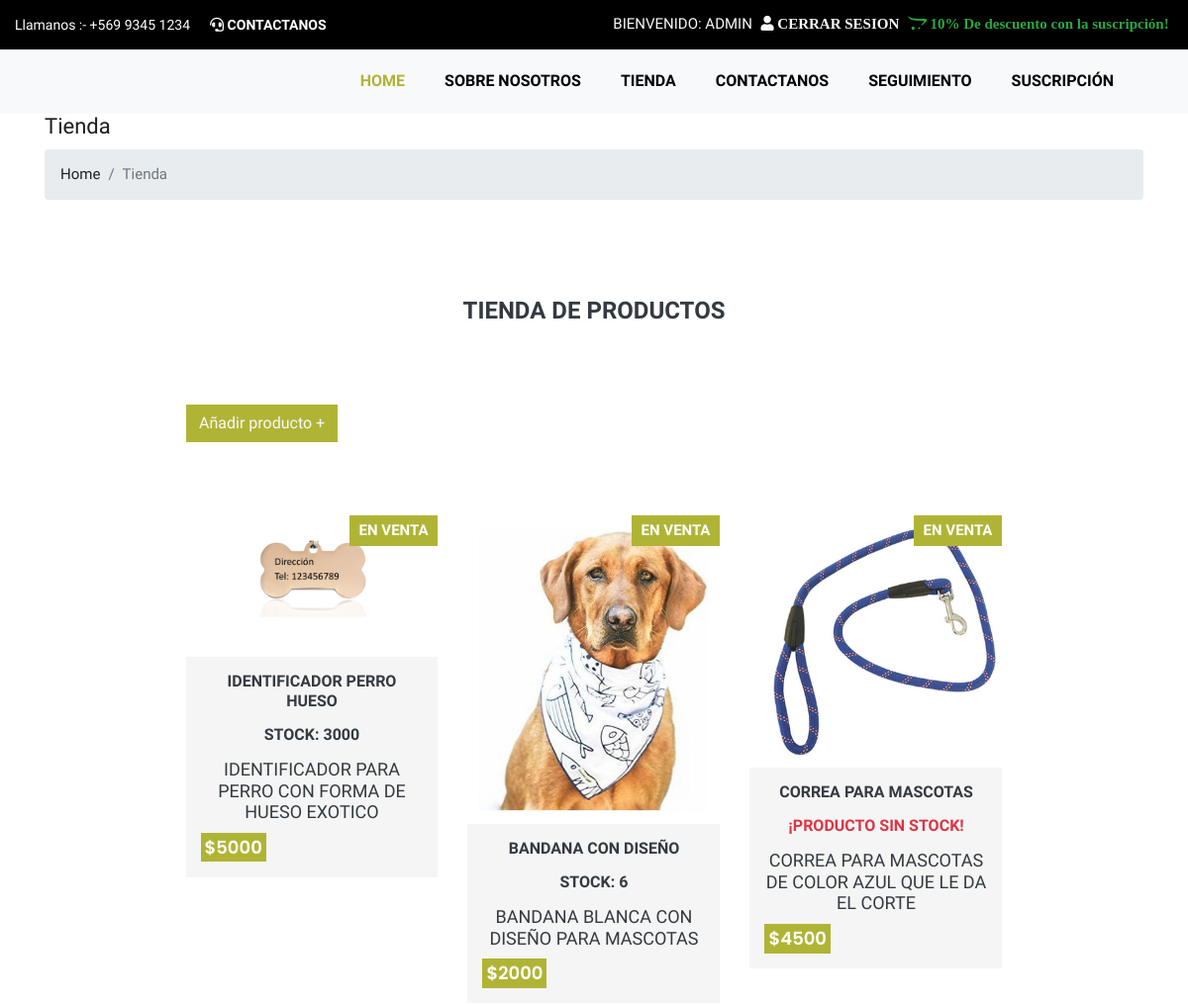
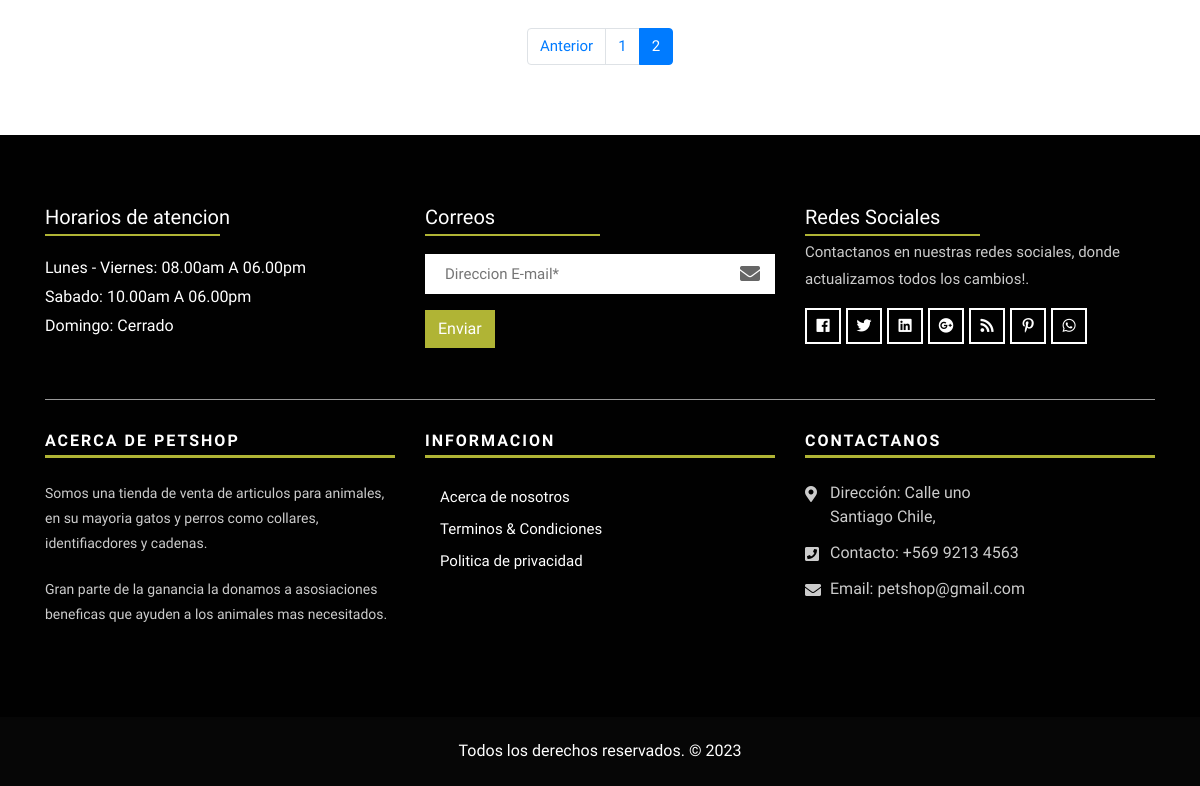
The app's page /shop/?page=2 (signed in) with its own data (2 pictures, top to bottom).
### core/models.py (models this page shows, shortened)
class Producto(models.Model):
    nombre = models.CharField(max_length=50)
    precio = models.IntegerField()
    stock = models.IntegerField()
    tipo = models.ForeignKey(TipoProducto, on_delete=models.CASCADE)
    descripcion = models.CharField(max_length=250)
    vencimiento = models.DateField()
    imagen = models.ImageField(null=True,blank=True)

### core/views.py (the view)
# urls.py: path('shop/',shop, name="shop"),
@login_required
def shop(request):
    productos = Producto.objects.all()
    paginator = Paginator(productos, 3)  # Especifica cuántos elementos quieres mostrar por página
    page = request.GET.get('page', 1)
    productos = paginator.get_page(page)
    data = {
        'listado': productos,
        'paginator': paginator
    }
    return render(request, 'core/shop.html', data)

### core/templates/core/shop.html (shortened to what this page needs)
{% extends 'core/base.html' %}
{% load static %}
{% block contenido %}
        <div class="container">
            <div class="row">
                <div class="col-lg-12">
                    <h2>Tienda</h2>
                    <ul class="breadcrumb">
                        <li class="breadcrumb-item"><a href="#">Home</a></li>
                        <li class="breadcrumb-item active">Tienda</li>
                    </ul>
                </div>
            </div>
        </div>
    <br><br><br>
    <div class="container ">
        <div class="row">
            <div class="col-sm-12 ">
                <h1 class="d-flex justify-content-around align-items-center align-self-center text-uppercase text-dark font-weight-bold ">TIENDA DE PRODUCTOS</h1>
            </div>
        </div>
    </div>
    <div class="shop-box-inner">
        <div class="container ">
            <div class="row">
                <div class="col-xl-9 col-lg-9 col-sm-12 col-xs-12 shop-content-center mx-auto">
                    <div class="right-product-box">
                        {% if user.is_authenticated and user.is_superuser %}
                        <a href="{% url 'add' %}" title="Añadir" class="btn hvr-hover text-light text-center mx-auto"> Añadir producto +</a>
                        {% endif %}
                        <br><br><br>
                        <div class="product-categorie-box">
                            <div class="tab-content">
                                <div role="tabpanel" class="tab-pane fade show active" id="grid-view">
                                    <div class="row">
                                        {% for aux in listado %}
                                        <div class="col-sm-6 col-md-6 col-lg-4 col-xl-4">
                                            <div class="products-single fix">
                                                <div class="box-img-hover">
                                                    <div class="type-lb">
                                                        <p class="sale">EN VENTA</p>
                                                    </div>
                                                    {% if aux.imagen %}
                                                    <img class="img-fluid" src="{{ aux.imagen.url }}">
                                                    {% else %}
                                                    <img class="img-fluid" src="{% static 'core/images/danger.png' %}" >
                                                    {% endif %}
                                                </div>
                                                <div class="why-text">
                                                    <h4 class="text-dark text-center"> {{ aux.nombre }}</h4>
                                                    {% if aux.stock <= 0 %}
                                                    <h4 class="text-danger text-center">  ¡PRODUCTO SIN STOCK! </h4>
                                                    {% else %}
                                                    <h4 class="text-dark text-center"> STOCK: {{ aux.stock }}</h4>
                                                    {% endif %}
                                                    <h3 class="text-dark d-flex text-center">{{ aux.descripcion }}</h3>
                                                    <h5> ${{ aux.precio }} </h5>
                                                </div>
                                            </div>
                                        </div>
                                        {% endfor %}
                                    </div>
                                    {% include 'core/paginator.html' %}
                                </div>
                            </div>
                        </div>
                    </div>
                </div>
            </div>
        </div>
    </div>
{% endblock %}

### core/templates/core/base.html (shortened to what this page needs)
{% load static %}
<!DOCTYPE html>
<html lang="en">
<head>
    <link rel="stylesheet" href="https://cdn.jsdelivr.net/npm/sweetalert2@11.0.18/dist/sweetalert2.min.css">
    <link rel="stylesheet" href="{% static 'core/css/bootstrap.min.css' %}">
    <link rel="stylesheet" href="{% static 'core/css/style.css' %}">
    <link rel="stylesheet" href="{% static 'core/css/responsive.css' %}">
    <link rel="stylesheet" href="{% static 'core/css/custom.css' %}">
</head>
<body>
    <div class="main-top">
        <div class="container-fluid">
            <div class="row">
                <div class="col-lg-6 col-md-6 col-sm-12 col-xs-12">
                    <div class="right-phone-box">
                        <p>Llamanos :- <a href="#"> +569 9345 1234</a></p>
                    </div>
                    <div class="our-link">
                        <ul>
                            <li><a href="{% url 'contact-us' %}"><i class="fas fa-headset"></i> Contactanos</a></li>
                        </ul>
                    </div>
                </div>
                <div class="col-lg-6 col-md-6 col-sm-12 col-xs-12 d-flex justify-content-around align-items-center align-self-center">
                    {% if user.is_authenticated %}
                    <li class="nav-item"><a class="|nav-link text-light text-uppercase">Bienvenido: {{ user.username }}</a></li>
                    <li class="nav-item"><a href="{% url 'logout' %}" class="fa fa-user text-light text-uppercase"> Cerrar Sesion</a></li>
                    {% else %}
                    <li class=" nav-item "><a href="{% url 'login' %}" class="fa fa-user text-light text-uppercase"> Ingresar</a></li>
                    {% endif %}
                    <div class="text-slid-box">
                        <i class="fab fa-opencart text-slid-box font-weight-bold text-success"> 10% De descuento con la suscripción!</i>
                    </div>
                </div>
            </div>
        </div>
    </div>
    <header class="main-header">
        <nav class="navbar navbar-expand-lg navbar-light bg-light navbar-default bootsnav">
            <div class="container">
                <div class="navbar-header">
                </div>
                <div class="collapse navbar-collapse" id="navbar-menu">
                    <ul class="nav navbar-nav ml-auto" data-in="fadeInDown" data-out="fadeOutUp">
                        <li class="nav-item active"><a class="nav-link" href="{% url 'index' %}">Home</a></li>
                        <li class="nav-item"><a class="nav-link" href="{% url 'about' %}">Sobre Nosotros</a></li>
                        {% if user.is_authenticated %}
                        <li class="nav-item"><a class="nav-link" href="{% url 'shop' %}">Tienda</a></li>
                        {%  else %}
                        <li class="nav-item"><a class="nav-link" href=""></a></li>
                        {% endif %}
                        <li class="nav-item"><a class="nav-link" href="{% url 'contact-us' %}">Contactanos</a></li>
                        {% if user.is_authenticated %}
                        <li class="nav-item"><a class="nav-link" href="{% url 'seguimiento' %}">Seguimiento</a></li>
                        {%  else %}
                        <li class="nav-item"><a class="nav-link" href=""></a></li>
                        {% endif %}
                        {% if user.is_authenticated %}
                        <li class="nav-item"><a class="nav-link" href="{% url 'suscripcion' %}">Suscripción</a></li>
                        {%  else %}
                        <li class="nav-item"><a class="nav-link" href=""></a></li>
                        {% endif %}
                    </ul>
                </div>
            </div>
        </nav>
    </header>
    {% block contenido %}
    {% endblock %}
    <footer>
        <div class="footer-main">
            <div class="container">
				<div class="row">
					<div class="col-lg-4 col-md-12 col-sm-12">
						<div class="footer-top-box">
							<h3>Horarios de atencion</h3>
							<ul class="list-time">
								<li>Lunes - Viernes: 08.00am A 06.00pm</li> <li>Sabado: 10.00am A 06.00pm</li> <li>Domingo: <span>Cerrado</span></li>
							</ul>
						</div>
					</div>
					<div class="col-lg-4 col-md-12 col-sm-12">
						<div class="footer-top-box">
							<h3>Correos</h3>
							<form class="newsletter-box">
								<div class="form-group">
									<input class="" type="email" name="Email" placeholder="Direccion E-mail*" />
									<i class="fa fa-envelope"></i>
								</div>
								<button class="btn hvr-hover" type="submit">Enviar</button>
							</form>
						</div>
					</div>
					<div class="col-lg-4 col-md-12 col-sm-12">
						<div class="footer-top-box">
							<h3>Redes Sociales</h3>
							<p>Contactanos en nuestras redes sociales, donde actualizamos todos los cambios!.</p>
							<ul>
                                <li><a href="#"><i class="fab fa-facebook" aria-hidden="true"></i></a></li>
                                <li><a href="#"><i class="fab fa-twitter" aria-hidden="true"></i></a></li>
                                <li><a href="#"><i class="fab fa-linkedin" aria-hidden="true"></i></a></li>
                                <li><a href="#"><i class="fab fa-google-plus" aria-hidden="true"></i></a></li>
                                <li><a href="#"><i class="fa fa-rss" aria-hidden="true"></i></a></li>
                                <li><a href="#"><i class="fab fa-pinterest-p" aria-hidden="true"></i></a></li>
                                <li><a href="#"><i class="fab fa-whatsapp" aria-hidden="true"></i></a></li>
                            </ul>
						</div>
					</div>
				</div>
				<hr>
                <div class="row">
                    <div class="col-lg-4 col-md-12 col-sm-12">
                        <div class="footer-widget">
                            <h4>Acerca de Petshop</h4>
                            <p>Somos una tienda de venta de articulos para animales, en su mayoria gatos y perros como collares, identifiacdores y cadenas.</p>
							<p>Gran parte de la ganancia la donamos a asosiaciones beneficas que ayuden a los animales mas necesitados. </p>
                        </div>
                    </div>
                    <div class="col-lg-4 col-md-12 col-sm-12">
                        <div class="footer-link">
                            <h4>Informacion</h4>
                            <ul>
                                <li><a href="{% url 'about' %}">Acerca de nosotros</a></li>
                                <li><a href="#">Terminos &amp; Condiciones</a></li>
                                <li><a href="#">Politica de privacidad</a></li>
                            </ul>
                        </div>
                    </div>
                    <div class="col-lg-4 col-md-12 col-sm-12">
                        <div class="footer-link-contact">
                            <h4>Contactanos</h4>
                            <ul>
                                <li>
                                    <p><i class="fas fa-map-marker-alt"></i>Dirección: Calle uno <br>Santiago Chile,<br> </p>
                                </li>
                                <li>
                                    <p><i class="fas fa-phone-square"></i>Contacto: <a href="tel: +569 9213 4563">+569 9213 4563</a></p>
                                </li>
                                <li>
                                    <p><i class="fas fa-envelope"></i>Email: <a href="mail:petshop@gmail.com">petshop@gmail.com</a></p>
                                </li>
                            </ul>
                        </div>
                    </div>
                </div>
            </div>
        </div>
    </footer>
    <div class="footer-copyright">
        <p class="footer-company">Todos los derechos reservados. &copy; 2023 <a href=""></a>
    </div>

### core/static/core/css/all.css (style rules this page uses)
.fa,.fab,.fal,.far,.fas { -moz-osx-font-smoothing:grayscale;-webkit-font-smoothing:antialiased;display:inline-block;font-style:normal;font-variant:normal;text-rendering:auto;line-height:1 }
.fa-envelope:before { content:"\f0e0" }
.fa-facebook:before { content:"\f09a" }
.fa-google-plus:before { content:"\f2b3" }
.fa-headset:before { content:"\f590" }
.fa-linkedin:before { content:"\f08c" }
.fa-map-marker-alt:before { content:"\f3c5" }
.fa-opencart:before { content:"\f23d" }
.fa-phone-square:before { content:"\f098" }
.fa-pinterest-p:before { content:"\f231" }
.fa-rss:before { content:"\f09e" }
.fa-twitter:before { content:"\f099" }
.fa-user:before { content:"\f007" }
.fa-whatsapp:before { content:"\f232" }
.fab { font-family:"Font Awesome 5 Brands" }
.fa,.far,.fas { font-family:"Font Awesome 5 Free" }
.fa,.fas { font-weight:900 }

### core/static/core/css/bootsnav.css (style rules this page uses)
nav.bootsnav .container { position: relative; }
nav.navbar.bootsnav { margin-bottom: 0; -moz-border-radius: 0px; -webkit-border-radius: 0px; -o-border-radius: 0px; border-radius: 0px; background-color: #fff; border: none; z-index: 9; }
nav.navbar.bootsnav ul.nav > li > a { color: #6f6f6f; background-color: transparent; outline: none; margin-bottom: -2px; }
nav.navbar.bootsnav ul.nav li.megamenu-fw > a:hover, nav.navbar.bootsnav ul.nav li.megamenu-fw > a:focus, nav.navbar.bootsnav ul.nav li.active > a:hover, nav.navbar.bootsnav ul.nav li.active > a:focus, nav.navbar.bootsnav ul.nav li.active > a { background-color: transparent; }
body { -webkit-transition: all 0.3s ease-in-out; -moz-transition: all 0.3s ease-in-out; -o-transition: all 0.3s ease-in-out; -ms-transition: all 0.3s ease-in-out; transition: all 0.3s ease-in-out; }
@media (min-width: 1024px) { nav.navbar.bootsnav ul.nav > li > a { padding: 30px 15px; font-weight: 600; } }

### records on screen
Producto: imagen (picture), nombre "IDENTIFICADOR PERRO HUESO", stock "3000", descripcion "IDENTIFICADOR PARA PERRO CON FORMA DE HUESO EXOTICO", precio "5000"
Producto: imagen (picture), nombre "BANDANA CON DISEÑO", stock "6", descripcion "BANDANA BLANCA CON DISEÑO PARA MASCOTAS", precio "2000"
Producto: imagen (picture), nombre "CORREA PARA MASCOTAS", stock "¡PRODUCTO SIN STOCK!", descripcion "CORREA PARA MASCOTAS DE COLOR AZUL QUE LE DA EL CORTE", precio "4500"

### other values on screen
{{ user.username }} "ADMIN"
{{ page }} "1" "2"
